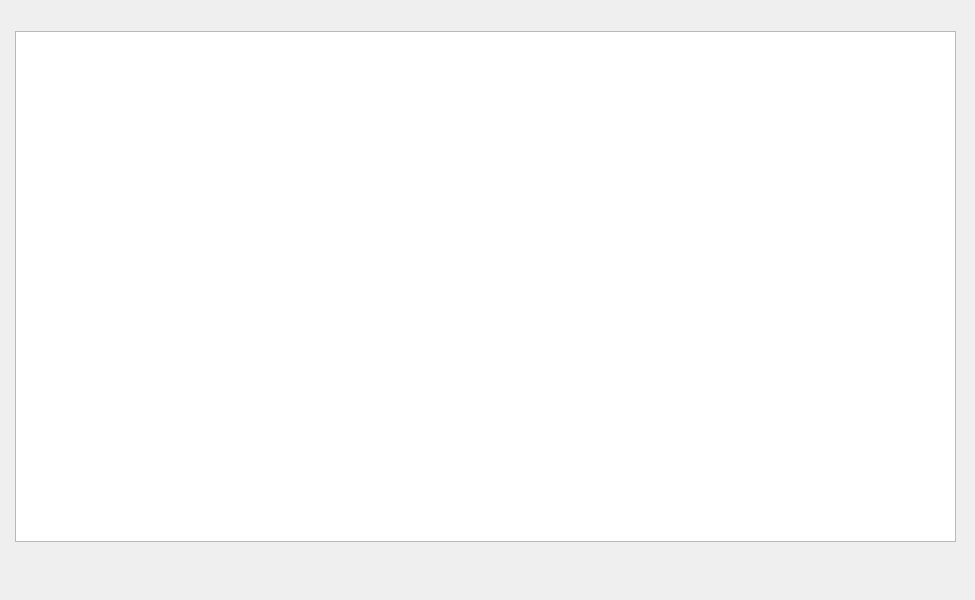
<?xml version="1.0" encoding="UTF-8"?>
<ui version="4.0">
 <class>MainWindow</class>
 <widget class="QMainWindow" name="MainWindow">
  <property name="geometry">
   <rect>
    <x>0</x>
    <y>0</y>
    <width>975</width>
    <height>600</height>
   </rect>
  </property>
  <property name="windowTitle">
   <string>MainWindow</string>
  </property>
  <widget class="QWidget" name="centralwidget">
   <widget class="QTableWidget" name="tableWidget">
    <property name="geometry">
     <rect>
      <x>15</x>
      <y>31</y>
      <width>941</width>
      <height>511</height>
     </rect>
    </property>
    <property name="sizeAdjustPolicy">
     <enum>QAbstractScrollArea::AdjustToContents</enum>
    </property>
   </widget>
  </widget>
 </widget>
 <resources/>
 <connections/>
</ui>
